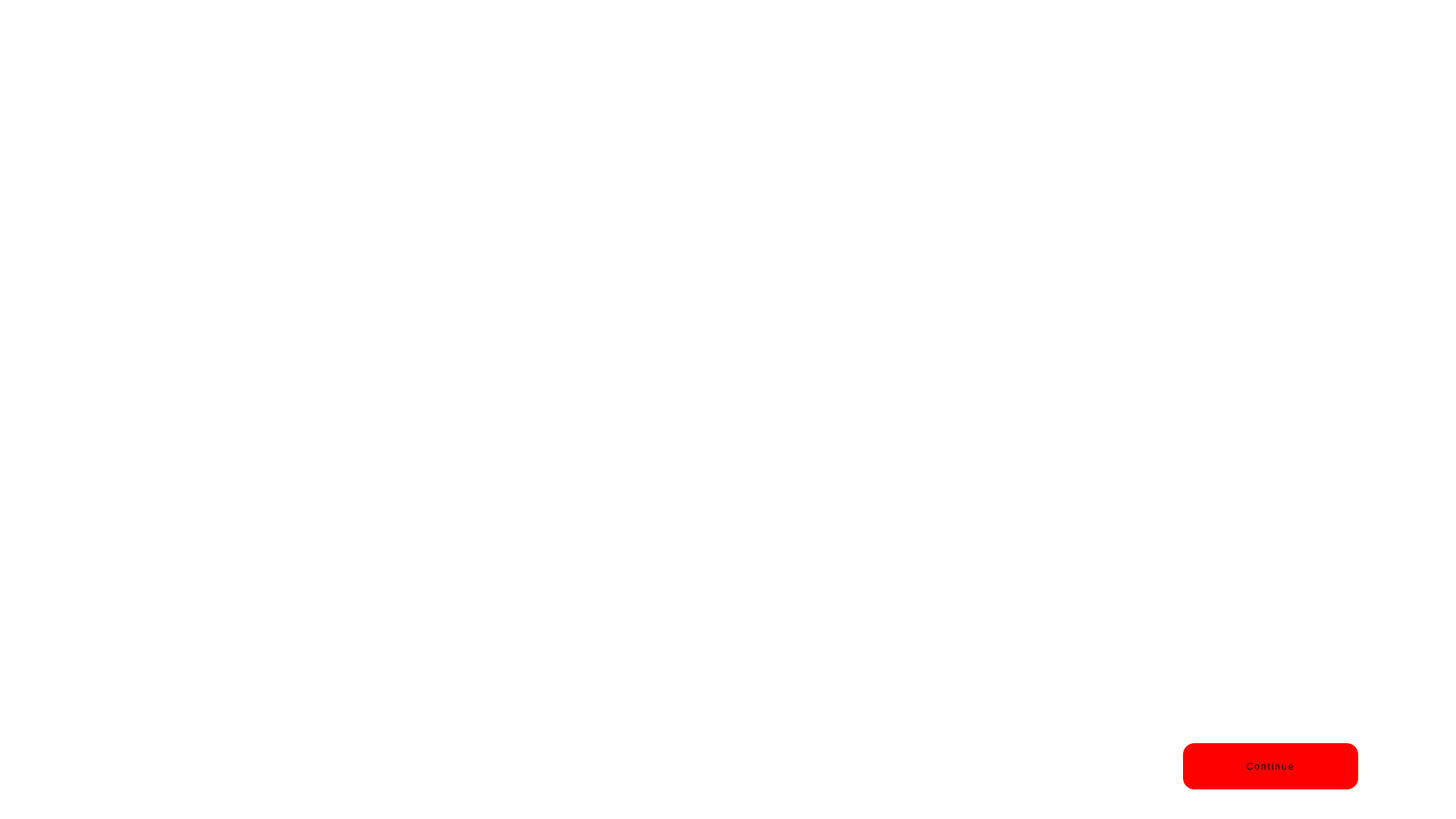
<?xml version="1.0" encoding="UTF-8"?>
<ui version="4.0">
 <class>Page4</class>
 <widget class="QWidget" name="Page4">
  <property name="geometry">
   <rect>
    <x>0</x>
    <y>0</y>
    <width>1920</width>
    <height>1080</height>
   </rect>
  </property>
  <property name="windowTitle">
   <string>Form</string>
  </property>
  <property name="styleSheet">
   <string notr="true">background-color: rgba(72, 74, 89, 0);
</string>
  </property>
  <widget class="QLabel" name="label">
   <property name="geometry">
    <rect>
     <x>0</x>
     <y>0</y>
     <width>1920</width>
     <height>1080</height>
    </rect>
   </property>
   <property name="styleSheet">
    <string notr="true">background-color: rgba(72, 74, 89, 0);
</string>
   </property>
   <property name="text">
    <string/>
   </property>
   <property name="pixmap">
    <pixmap>images/4.png</pixmap>
   </property>
   <property name="scaledContents">
    <bool>true</bool>
   </property>
  </widget>
  <widget class="QTextEdit" name="story">
   <property name="enabled">
    <bool>false</bool>
   </property>
   <property name="geometry">
    <rect>
     <x>300</x>
     <y>660</y>
     <width>1321</width>
     <height>221</height>
    </rect>
   </property>
   <property name="styleSheet">
    <string notr="true">font: 700 28pt &quot;Amatic SC&quot;;
background-color: rgba(72, 74, 89, 0);
</string>
   </property>
   <property name="readOnly">
    <bool>true</bool>
   </property>
  </widget>
  <widget class="QPushButton" name="p_next">
   <property name="geometry">
    <rect>
     <x>1560</x>
     <y>980</y>
     <width>231</width>
     <height>61</height>
    </rect>
   </property>
   <property name="cursor">
    <cursorShape>PointingHandCursor</cursorShape>
   </property>
   <property name="styleSheet">
    <string notr="true">font: 24pt &quot;October Crow&quot;;
background-color: rgb(255, 0, 0);
letter-spacing: 2px;
border:none;
border-radius:15px;</string>
   </property>
   <property name="text">
    <string>Continue</string>
   </property>
  </widget>
  <widget class="QTextEdit" name="story_2">
   <property name="enabled">
    <bool>false</bool>
   </property>
   <property name="geometry">
    <rect>
     <x>300</x>
     <y>660</y>
     <width>1321</width>
     <height>221</height>
    </rect>
   </property>
   <property name="styleSheet">
    <string notr="true">font: 700 28pt &quot;Amatic SC&quot;;
background-color: rgba(72, 74, 89, 0);
</string>
   </property>
   <property name="readOnly">
    <bool>true</bool>
   </property>
  </widget>
  <widget class="QTextEdit" name="story_3">
   <property name="enabled">
    <bool>false</bool>
   </property>
   <property name="geometry">
    <rect>
     <x>300</x>
     <y>660</y>
     <width>1321</width>
     <height>221</height>
    </rect>
   </property>
   <property name="styleSheet">
    <string notr="true">font: 700 28pt &quot;Amatic SC&quot;;
background-color: rgba(72, 74, 89, 0);
</string>
   </property>
   <property name="readOnly">
    <bool>true</bool>
   </property>
  </widget>
  <widget class="QTextEdit" name="story_4">
   <property name="enabled">
    <bool>false</bool>
   </property>
   <property name="geometry">
    <rect>
     <x>300</x>
     <y>660</y>
     <width>1321</width>
     <height>221</height>
    </rect>
   </property>
   <property name="styleSheet">
    <string notr="true">font: 700 28pt &quot;Amatic SC&quot;;
background-color: rgba(72, 74, 89, 0);
</string>
   </property>
   <property name="readOnly">
    <bool>true</bool>
   </property>
  </widget>
  <widget class="QTextEdit" name="story_5">
   <property name="enabled">
    <bool>false</bool>
   </property>
   <property name="geometry">
    <rect>
     <x>300</x>
     <y>660</y>
     <width>1321</width>
     <height>221</height>
    </rect>
   </property>
   <property name="styleSheet">
    <string notr="true">font: 700 28pt &quot;Amatic SC&quot;;
background-color: rgba(72, 74, 89, 0);
</string>
   </property>
   <property name="readOnly">
    <bool>true</bool>
   </property>
  </widget>
  <widget class="QLabel" name="blur">
   <property name="geometry">
    <rect>
     <x>0</x>
     <y>0</y>
     <width>1920</width>
     <height>1080</height>
    </rect>
   </property>
   <property name="text">
    <string/>
   </property>
  </widget>
  <widget class="QTextEdit" name="story_0">
   <property name="enabled">
    <bool>false</bool>
   </property>
   <property name="geometry">
    <rect>
     <x>300</x>
     <y>660</y>
     <width>1321</width>
     <height>221</height>
    </rect>
   </property>
   <property name="styleSheet">
    <string notr="true">font: 700 28pt &quot;Amatic SC&quot;;
background-color: rgba(72, 74, 89, 0);
</string>
   </property>
   <property name="readOnly">
    <bool>true</bool>
   </property>
  </widget>
  <zorder>label</zorder>
  <zorder>blur</zorder>
  <zorder>p_next</zorder>
  <zorder>story</zorder>
  <zorder>story_2</zorder>
  <zorder>story_3</zorder>
  <zorder>story_4</zorder>
  <zorder>story_5</zorder>
  <zorder>story_0</zorder>
 </widget>
 <resources/>
 <connections/>
</ui>
